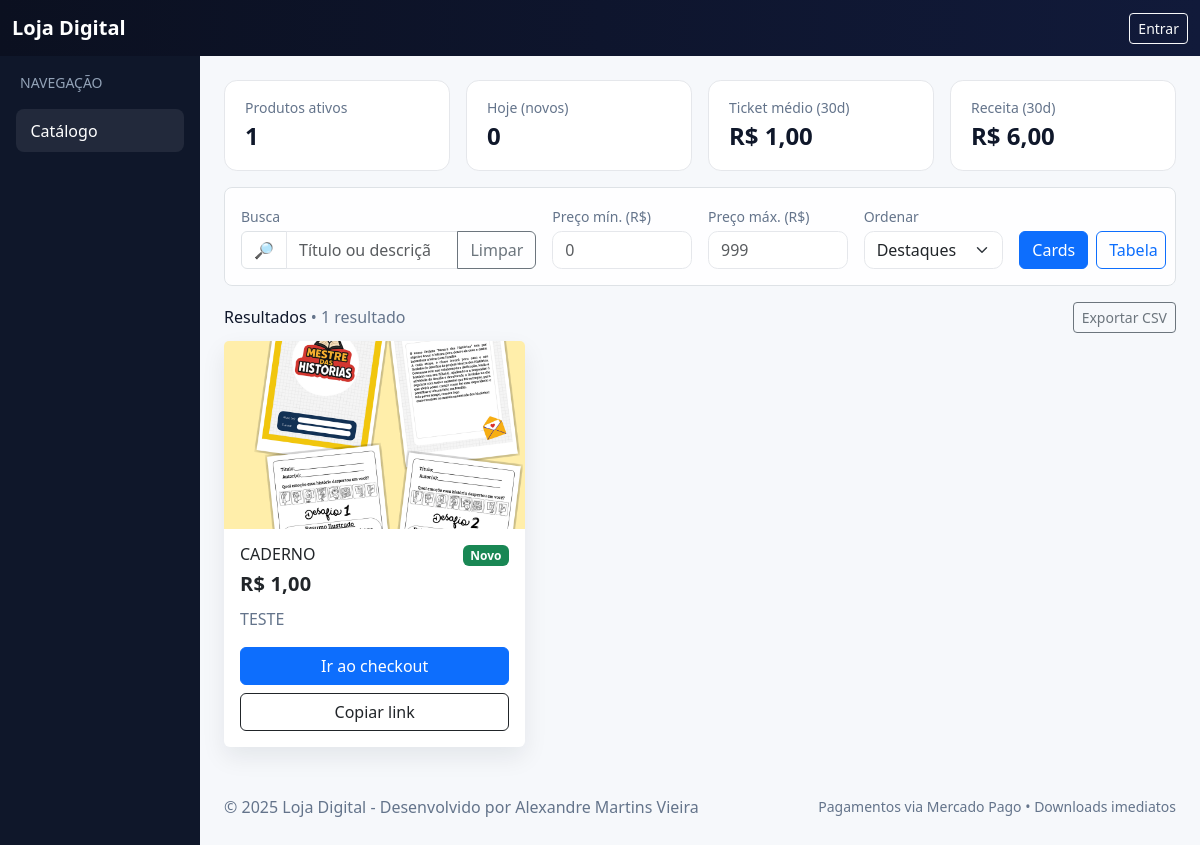
The app's page /, older data.
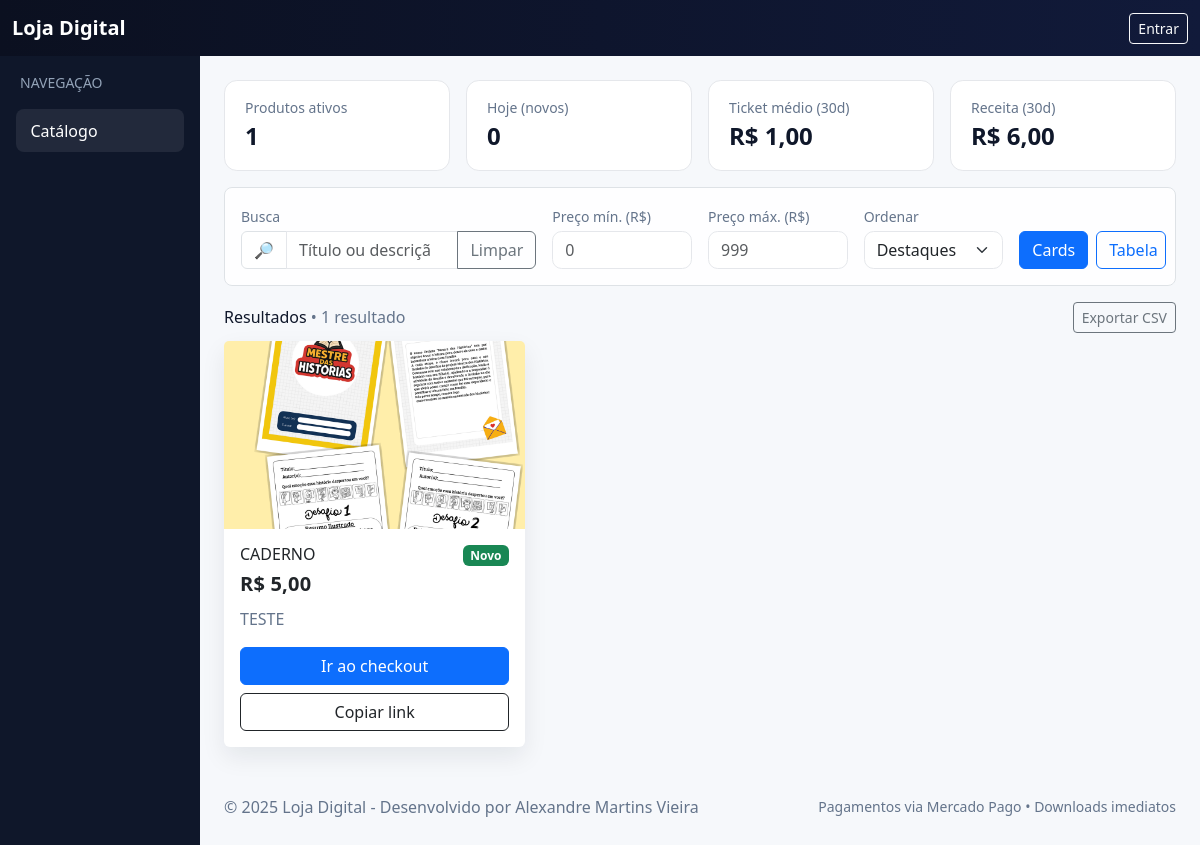
The same page, newer data.
### vendas/models.py (models this page shows, shortened)
class Product(models.Model):
    title = models.CharField("Título", max_length=160)
    slug = models.SlugField(unique=True, max_length=180, editable=False)
    checkout_token = models.UUIDField(default=uuid.uuid4, editable=False, unique=True)
    description = models.TextField("Descrição", blank=True)
    image = models.ImageField(
        "Imagem",
        upload_to="produtos/imagens/",
        blank=True, null=True,
        **IMAGE_STORAGE_KW,
    )
    video_url = models.URLField("Vídeo (URL)", blank=True)
    digital_file = models.FileField(
        "Arquivo digital",
        upload_to="produtos/arquivos/",
        blank=True, null=True,
        **RAW_STORAGE_KW,
    )
    price = models.DecimalField("Preço (R$)", max_digits=10, decimal_places=2)
    promo_active = models.BooleanField("Promoção ativa?", default=False)
    promo_price = models.DecimalField(
        "Preço promocional (R$)", max_digits=10, decimal_places=2, blank=True, null=True
    )
    active = models.BooleanField("Ativo", default=True)
    created_at = models.DateTimeField(auto_now_add=True)
    class Meta:
        ordering = ["-created_at"]
    def get_checkout_url(self):
        return reverse("checkout", args=[self.slug, str(self.checkout_token)])

### vendas/views.py (the view)
# urls.py: path("", views.home, name="home"),
def home(request):
    products = Product.objects.filter(active=True).order_by("-created_at")
    now = timezone.now()
    start_30d = now - timedelta(days=30)
    paid_30d = Order.objects.filter(status="paid", created_at__gte=start_30d)
    receita_30d = paid_30d.aggregate(
        total=Coalesce(
            Sum("amount"),
            Value(Decimal("0.00")),
            output_field=DecimalField(max_digits=12, decimal_places=2),
        )
    )["total"] or Decimal("0.00")
    pedidos_30d = paid_30d.count()
    ticket_30d = (receita_30d / pedidos_30d) if pedidos_30d else Decimal("0.00")
    today_new = Product.objects.filter(active=True, created_at__date=now.date()).count()
    ctx = {
        "products": products,
        "kpi_today_new": today_new,
        "kpi_receita_30d": receita_30d,
        "kpi_pedidos_30d": pedidos_30d,
        "kpi_ticket_30d": ticket_30d,
    }
    return render(request, "vendas/home.html", ctx)

### vendas/templates/vendas/home.html (shortened to what the changed rows need)
<!doctype html>
<html lang="pt-br">
<head>
  <link href="https://cdn.jsdelivr.net/npm/bootstrap@5.3.3/dist/css/bootstrap.min.css" rel="stylesheet" />
</head>
<body>
    {% url 'sales_report' as sales_url %}
<div class="container-fluid">
  <div class="row">
    <main class="col-lg-10 p-3 p-lg-4">
      <div class="d-flex align-items-center justify-content-between mb-2">
        <h2 class="h6 m-0">Resultados <span id="resCount" class="text-muted-2 fw-normal"></span></h2>
      </div>
      {% if products %}
        <div id="gridWrap">
          <div id="grid" class="row g-4">
            {% for p in products %}
              <div class="col-12 col-sm-6 col-xl-4 product-card"
                   data-title="{{ p.title|lower }}"
                   data-desc="{{ p.description|default:''|lower }}"
                   data-price="{{ p.price|floatformat:2 }}"
                   data-created="{{ p.created_at|date:'U' }}">
                <div class="card card-clean h-100">
                  {% if p.image %}
                    <img src="{{ p.image.url }}" class="card-img-top" alt="{{ p.title }}">
                  {% else %}
                    <div class="card-img-top d-flex align-items-center justify-content-center" style="background:#eef2f7;">
                      <span class="text-muted">Sem imagem</span>
                    </div>
                  {% endif %}
                  <div class="card-body d-flex flex-column">
                    <div class="d-flex justify-content-between align-items-start">
                      <h3 class="h6 mb-1">{{ p.title }}</h3>
                      {% if forloop.counter0 < 3 %}<span class="badge text-bg-success">Novo</span>{% endif %}
                    </div>
                    <div class="price fs-5 mb-2">R$ {{ p.price }}</div>
                    <p class="text-muted-2 flex-grow-1 mb-3">{{ p.description|default:""|truncatewords:24 }}</p>
                    <div class="d-grid gap-2">
                      <a class="btn btn-primary" href="{{ p.get_checkout_url }}">Ir ao checkout</a>
                      <button class="btn btn-outline-dark js-copy"
                              type="button"
                              data-url="{{ request.scheme }}://{{ request.get_host }}{{ p.get_checkout_url }}">
                        Copiar link
                      </button>
                    </div>
                  </div>
                </div>
              </div>
            {% endfor %}
          </div>
        </div>
      {% endif %}
    </main>
  </div>
</div>
</body>
</html>

Row changes from the older to the newer data that the page shows:
changed Product "CADERNO": price "1,00" → "5,00"
